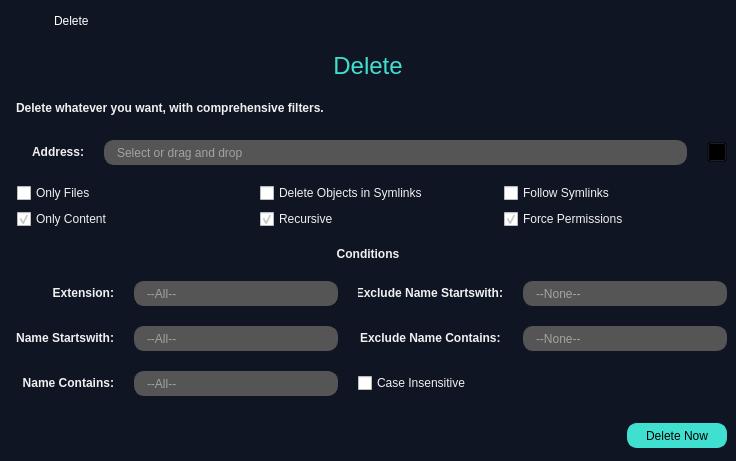
<?xml version="1.0" encoding="UTF-8"?>
<ui version="4.0">
 <class>MainWindow</class>
 <widget class="QMainWindow" name="MainWindow">
  <property name="geometry">
   <rect>
    <x>0</x>
    <y>0</y>
    <width>698</width>
    <height>461</height>
   </rect>
  </property>
  <property name="windowTitle">
   <string>DeleteWindow</string>
  </property>
  <property name="styleSheet">
   <string notr="true">QPushButton{
	background-color:transparent;
}

QLabel{
	color:#F0F0F0;
	font:bold;
}

QLineEdit{
	background-color:#555555;
	border:1px solid #555555;
	border-radius:10px;
	padding-left:10px;
	color:#F0F0F0;
}

QCheckBox{
	color:#F0F0F0;
}

QCheckBox::indicator:checked{
	image:url(&quot;:/yeniÖnek/fifsot_icons/checked_square.png&quot;);
	width:16px;
	height:16px;
}

QCheckBox::indicator:unchecked{
	image:url(&quot;:/yeniÖnek/fifsot_icons/square.png&quot;);
	width:16px;
	height:16px;
}

#delete_header{
	color:#40E0D0;
	font:24px;
	padding:0px;
}</string>
  </property>
  <widget class="QWidget" name="centralwidget">
   <property name="styleSheet">
    <string notr="true">#centralwidget{
	background-color:#101524;
}</string>
   </property>
   <layout class="QGridLayout" name="gridLayout_3">
    <property name="leftMargin">
     <number>0</number>
    </property>
    <property name="topMargin">
     <number>0</number>
    </property>
    <property name="rightMargin">
     <number>0</number>
    </property>
    <property name="bottomMargin">
     <number>0</number>
    </property>
    <item row="0" column="0">
     <widget class="QWidget" name="widget_frame" native="true">
      <property name="minimumSize">
       <size>
        <width>0</width>
        <height>42</height>
       </size>
      </property>
      <property name="maximumSize">
       <size>
        <width>16777215</width>
        <height>42</height>
       </size>
      </property>
      <property name="styleSheet">
       <string notr="true">QWidget[objectName=&quot;widget_frame&quot;]{
	background-color:#3B3B3B;
}

QPushButton{
	background-color:none;
	border-radius:0px;
}

QLabel{
	background-color:none;
	color:#FFFFFF;
}

#lbl_titlebar_text{
	font:12px;
}

#btn_close_window{
	icon:url(&quot;:/yeniÖnek/fifsot_icons/close_1_white.png&quot;);
}

#btn_close_window:hover{
	icon:url(&quot;:/yeniÖnek/fifsot_icons/close_1_red.png&quot;);
}

#btn_close_window:pressed{
	icon:url(&quot;:/yeniÖnek/fifsot_icons/close_1_white.png&quot;);
}</string>
      </property>
      <layout class="QHBoxLayout" name="horizontalLayout_7">
       <item>
        <widget class="QLabel" name="lbl_titlebar_icon">
         <property name="minimumSize">
          <size>
           <width>24</width>
           <height>24</height>
          </size>
         </property>
         <property name="maximumSize">
          <size>
           <width>24</width>
           <height>24</height>
          </size>
         </property>
         <property name="text">
          <string/>
         </property>
         <property name="pixmap">
          <pixmap resource="../deneme.qrc">:/yeniÖnek/fifsot_icons/F_Icon_1.png</pixmap>
         </property>
         <property name="scaledContents">
          <bool>true</bool>
         </property>
        </widget>
       </item>
       <item>
        <spacer name="horizontalSpacer_5">
         <property name="orientation">
          <enum>Qt::Horizontal</enum>
         </property>
         <property name="sizeType">
          <enum>QSizePolicy::Fixed</enum>
         </property>
         <property name="sizeHint" stdset="0">
          <size>
           <width>15</width>
           <height>20</height>
          </size>
         </property>
        </spacer>
       </item>
       <item>
        <widget class="QLabel" name="lbl_titlebar_text">
         <property name="minimumSize">
          <size>
           <width>0</width>
           <height>24</height>
          </size>
         </property>
         <property name="maximumSize">
          <size>
           <width>16777215</width>
           <height>24</height>
          </size>
         </property>
         <property name="text">
          <string>Delete</string>
         </property>
        </widget>
       </item>
       <item>
        <spacer name="horizontalSpacer_2">
         <property name="orientation">
          <enum>Qt::Horizontal</enum>
         </property>
         <property name="sizeHint" stdset="0">
          <size>
           <width>330</width>
           <height>20</height>
          </size>
         </property>
        </spacer>
       </item>
       <item>
        <widget class="QPushButton" name="btn_close_window">
         <property name="minimumSize">
          <size>
           <width>24</width>
           <height>24</height>
          </size>
         </property>
         <property name="maximumSize">
          <size>
           <width>24</width>
           <height>24</height>
          </size>
         </property>
         <property name="text">
          <string/>
         </property>
        </widget>
       </item>
      </layout>
     </widget>
    </item>
    <item row="1" column="0">
     <widget class="QLabel" name="delete_header">
      <property name="minimumSize">
       <size>
        <width>590</width>
        <height>35</height>
       </size>
      </property>
      <property name="font">
       <font>
        <pointsize>-1</pointsize>
        <weight>50</weight>
        <italic>false</italic>
        <bold>false</bold>
       </font>
      </property>
      <property name="text">
       <string>Delete</string>
      </property>
      <property name="alignment">
       <set>Qt::AlignCenter</set>
      </property>
     </widget>
    </item>
    <item row="2" column="0">
     <widget class="QLabel" name="delete_text">
      <property name="minimumSize">
       <size>
        <width>590</width>
        <height>25</height>
       </size>
      </property>
      <property name="text">
       <string>Delete whatever you want, with comprehensive filters.</string>
      </property>
      <property name="indent">
       <number>16</number>
      </property>
     </widget>
    </item>
    <item row="3" column="0">
     <widget class="QWidget" name="widget" native="true">
      <layout class="QGridLayout" name="gridLayout_2">
       <item row="0" column="0">
        <layout class="QVBoxLayout" name="verticalLayout">
         <property name="spacing">
          <number>20</number>
         </property>
         <item>
          <layout class="QHBoxLayout" name="horizontalLayout">
           <item>
            <widget class="QLabel" name="lbl_address">
             <property name="minimumSize">
              <size>
               <width>75</width>
               <height>20</height>
              </size>
             </property>
             <property name="maximumSize">
              <size>
               <width>75</width>
               <height>20</height>
              </size>
             </property>
             <property name="text">
              <string>Address:</string>
             </property>
             <property name="alignment">
              <set>Qt::AlignRight|Qt::AlignTrailing|Qt::AlignVCenter</set>
             </property>
            </widget>
           </item>
           <item>
            <widget class="QLineEdit" name="lineEdit_address">
             <property name="minimumSize">
              <size>
               <width>430</width>
               <height>25</height>
              </size>
             </property>
             <property name="placeholderText">
              <string>Select or drag and drop</string>
             </property>
             <property name="clearButtonEnabled">
              <bool>true</bool>
             </property>
            </widget>
           </item>
           <item>
            <widget class="QPushButton" name="btn_openDialog_address">
             <property name="minimumSize">
              <size>
               <width>20</width>
               <height>20</height>
              </size>
             </property>
             <property name="maximumSize">
              <size>
               <width>20</width>
               <height>20</height>
              </size>
             </property>
             <property name="text">
              <string/>
             </property>
             <property name="icon">
              <iconset resource="../deneme.qrc">
               <normaloff>:/yeniÖnek/fifsot_icons/open_file_dialog.png</normaloff>:/yeniÖnek/fifsot_icons/open_file_dialog.png</iconset>
             </property>
             <property name="iconSize">
              <size>
               <width>20</width>
               <height>20</height>
              </size>
             </property>
            </widget>
           </item>
          </layout>
         </item>
         <item>
          <layout class="QGridLayout" name="gridLayout">
           <property name="leftMargin">
            <number>8</number>
           </property>
           <property name="verticalSpacing">
            <number>10</number>
           </property>
           <item row="1" column="0">
            <widget class="QCheckBox" name="checkBox_onlyContent">
             <property name="minimumSize">
              <size>
               <width>0</width>
               <height>16</height>
              </size>
             </property>
             <property name="maximumSize">
              <size>
               <width>16777215</width>
               <height>16</height>
              </size>
             </property>
             <property name="text">
              <string>Only Content</string>
             </property>
             <property name="checked">
              <bool>true</bool>
             </property>
            </widget>
           </item>
           <item row="0" column="1">
            <widget class="QCheckBox" name="checkBox_deleteObjectsInSymlinks">
             <property name="minimumSize">
              <size>
               <width>0</width>
               <height>16</height>
              </size>
             </property>
             <property name="maximumSize">
              <size>
               <width>16777215</width>
               <height>16</height>
              </size>
             </property>
             <property name="text">
              <string>Delete Objects in Symlinks</string>
             </property>
            </widget>
           </item>
           <item row="0" column="2">
            <widget class="QCheckBox" name="checkBox_followSymlinks">
             <property name="minimumSize">
              <size>
               <width>0</width>
               <height>16</height>
              </size>
             </property>
             <property name="maximumSize">
              <size>
               <width>16777215</width>
               <height>16</height>
              </size>
             </property>
             <property name="text">
              <string>Follow Symlinks</string>
             </property>
            </widget>
           </item>
           <item row="1" column="1">
            <widget class="QCheckBox" name="checkBox_recursive">
             <property name="minimumSize">
              <size>
               <width>0</width>
               <height>16</height>
              </size>
             </property>
             <property name="maximumSize">
              <size>
               <width>16777215</width>
               <height>16</height>
              </size>
             </property>
             <property name="text">
              <string>Recursive</string>
             </property>
             <property name="checked">
              <bool>true</bool>
             </property>
            </widget>
           </item>
           <item row="0" column="0">
            <widget class="QCheckBox" name="checkBox_onlyFiles">
             <property name="minimumSize">
              <size>
               <width>0</width>
               <height>16</height>
              </size>
             </property>
             <property name="maximumSize">
              <size>
               <width>16777215</width>
               <height>16</height>
              </size>
             </property>
             <property name="text">
              <string>Only Files</string>
             </property>
             <property name="iconSize">
              <size>
               <width>16</width>
               <height>16</height>
              </size>
             </property>
            </widget>
           </item>
           <item row="1" column="2">
            <widget class="QCheckBox" name="checkBox_forcePermission">
             <property name="minimumSize">
              <size>
               <width>0</width>
               <height>16</height>
              </size>
             </property>
             <property name="maximumSize">
              <size>
               <width>16777215</width>
               <height>16</height>
              </size>
             </property>
             <property name="text">
              <string>Force Permissions</string>
             </property>
             <property name="checked">
              <bool>true</bool>
             </property>
            </widget>
           </item>
          </layout>
         </item>
         <item>
          <widget class="QLabel" name="lbl_conditions">
           <property name="text">
            <string>Conditions</string>
           </property>
           <property name="alignment">
            <set>Qt::AlignCenter</set>
           </property>
          </widget>
         </item>
         <item>
          <layout class="QHBoxLayout" name="horizontalLayout_3">
           <item>
            <widget class="QLabel" name="lbl_extension">
             <property name="minimumSize">
              <size>
               <width>105</width>
               <height>20</height>
              </size>
             </property>
             <property name="maximumSize">
              <size>
               <width>16777215</width>
               <height>20</height>
              </size>
             </property>
             <property name="text">
              <string>Extension:</string>
             </property>
             <property name="alignment">
              <set>Qt::AlignRight|Qt::AlignTrailing|Qt::AlignVCenter</set>
             </property>
            </widget>
           </item>
           <item>
            <widget class="QLineEdit" name="lineEdit_extension">
             <property name="minimumSize">
              <size>
               <width>204</width>
               <height>25</height>
              </size>
             </property>
             <property name="maximumSize">
              <size>
               <width>16777215</width>
               <height>25</height>
              </size>
             </property>
             <property name="placeholderText">
              <string>--All--</string>
             </property>
             <property name="clearButtonEnabled">
              <bool>true</bool>
             </property>
            </widget>
           </item>
           <item>
            <widget class="QLabel" name="lbl_excludeNameStartswith">
             <property name="minimumSize">
              <size>
               <width>145</width>
               <height>20</height>
              </size>
             </property>
             <property name="maximumSize">
              <size>
               <width>16777215</width>
               <height>20</height>
              </size>
             </property>
             <property name="text">
              <string>Exclude Name Startswith:</string>
             </property>
             <property name="alignment">
              <set>Qt::AlignRight|Qt::AlignTrailing|Qt::AlignVCenter</set>
             </property>
            </widget>
           </item>
           <item>
            <widget class="QLineEdit" name="lineEdit_excludeNameStartswith">
             <property name="minimumSize">
              <size>
               <width>204</width>
               <height>25</height>
              </size>
             </property>
             <property name="maximumSize">
              <size>
               <width>16777215</width>
               <height>25</height>
              </size>
             </property>
             <property name="placeholderText">
              <string>--None--</string>
             </property>
             <property name="clearButtonEnabled">
              <bool>true</bool>
             </property>
            </widget>
           </item>
          </layout>
         </item>
         <item>
          <layout class="QHBoxLayout" name="horizontalLayout_4">
           <item>
            <widget class="QLabel" name="lbl_nameStartswith">
             <property name="minimumSize">
              <size>
               <width>105</width>
               <height>20</height>
              </size>
             </property>
             <property name="maximumSize">
              <size>
               <width>16777215</width>
               <height>20</height>
              </size>
             </property>
             <property name="text">
              <string>Name Startswith:</string>
             </property>
             <property name="alignment">
              <set>Qt::AlignRight|Qt::AlignTrailing|Qt::AlignVCenter</set>
             </property>
            </widget>
           </item>
           <item>
            <widget class="QLineEdit" name="lineEdit_nameStartswith">
             <property name="minimumSize">
              <size>
               <width>204</width>
               <height>25</height>
              </size>
             </property>
             <property name="maximumSize">
              <size>
               <width>16777215</width>
               <height>25</height>
              </size>
             </property>
             <property name="placeholderText">
              <string>--All--</string>
             </property>
             <property name="clearButtonEnabled">
              <bool>true</bool>
             </property>
            </widget>
           </item>
           <item>
            <widget class="QLabel" name="lbl_excludeNameContains">
             <property name="minimumSize">
              <size>
               <width>145</width>
               <height>20</height>
              </size>
             </property>
             <property name="maximumSize">
              <size>
               <width>16777215</width>
               <height>20</height>
              </size>
             </property>
             <property name="text">
              <string>Exclude Name Contains:</string>
             </property>
             <property name="alignment">
              <set>Qt::AlignLeading|Qt::AlignLeft|Qt::AlignVCenter</set>
             </property>
             <property name="indent">
              <number>2</number>
             </property>
            </widget>
           </item>
           <item>
            <widget class="QLineEdit" name="lineEdit_excludeNameContains">
             <property name="minimumSize">
              <size>
               <width>204</width>
               <height>25</height>
              </size>
             </property>
             <property name="maximumSize">
              <size>
               <width>16777215</width>
               <height>25</height>
              </size>
             </property>
             <property name="placeholderText">
              <string>--None--</string>
             </property>
             <property name="clearButtonEnabled">
              <bool>true</bool>
             </property>
            </widget>
           </item>
          </layout>
         </item>
         <item>
          <layout class="QHBoxLayout" name="horizontalLayout_5">
           <item>
            <widget class="QLabel" name="lbl_nameContains">
             <property name="minimumSize">
              <size>
               <width>105</width>
               <height>20</height>
              </size>
             </property>
             <property name="maximumSize">
              <size>
               <width>16777215</width>
               <height>20</height>
              </size>
             </property>
             <property name="text">
              <string>Name Contains:</string>
             </property>
             <property name="alignment">
              <set>Qt::AlignRight|Qt::AlignTrailing|Qt::AlignVCenter</set>
             </property>
            </widget>
           </item>
           <item>
            <widget class="QLineEdit" name="lineEdit_nameContains">
             <property name="minimumSize">
              <size>
               <width>204</width>
               <height>25</height>
              </size>
             </property>
             <property name="maximumSize">
              <size>
               <width>204</width>
               <height>25</height>
              </size>
             </property>
             <property name="placeholderText">
              <string>--All--</string>
             </property>
             <property name="clearButtonEnabled">
              <bool>true</bool>
             </property>
            </widget>
           </item>
           <item>
            <widget class="QCheckBox" name="checkBox_caseInsensitive">
             <property name="minimumSize">
              <size>
               <width>0</width>
               <height>20</height>
              </size>
             </property>
             <property name="maximumSize">
              <size>
               <width>16777215</width>
               <height>20</height>
              </size>
             </property>
             <property name="text">
              <string>Case Insensitive</string>
             </property>
            </widget>
           </item>
           <item>
            <spacer name="horizontalSpacer">
             <property name="orientation">
              <enum>Qt::Horizontal</enum>
             </property>
             <property name="sizeHint" stdset="0">
              <size>
               <width>40</width>
               <height>20</height>
              </size>
             </property>
            </spacer>
           </item>
          </layout>
         </item>
        </layout>
       </item>
      </layout>
     </widget>
    </item>
    <item row="4" column="0">
     <widget class="QWidget" name="widget_btn_container" native="true">
      <property name="minimumSize">
       <size>
        <width>430</width>
        <height>50</height>
       </size>
      </property>
      <property name="styleSheet">
       <string notr="true">QWidget[objectName=&quot;widget_btn_container&quot;]{
	background-color:#3B3B3B;
}

QPushButton{
	background-color:#40E0D0;
	border:2px solid #40E0D0;
	border-radius:10px;
}

QPushButton:hover{
	border:2px solid #2BA699;
}

QPushButton:pressed{
	color:#555555;
}</string>
      </property>
      <layout class="QHBoxLayout" name="horizontalLayout_6">
       <item>
        <spacer name="horizontalSpacer_3">
         <property name="orientation">
          <enum>Qt::Horizontal</enum>
         </property>
         <property name="sizeHint" stdset="0">
          <size>
           <width>303</width>
           <height>20</height>
          </size>
         </property>
        </spacer>
       </item>
       <item>
        <widget class="QPushButton" name="btn_delete">
         <property name="minimumSize">
          <size>
           <width>100</width>
           <height>25</height>
          </size>
         </property>
         <property name="maximumSize">
          <size>
           <width>100</width>
           <height>25</height>
          </size>
         </property>
         <property name="text">
          <string>Delete Now</string>
         </property>
        </widget>
       </item>
      </layout>
     </widget>
    </item>
   </layout>
  </widget>
 </widget>
 <resources>
  <include location="../deneme.qrc"/>
  <include location="../../anaconda3/Library/deneme.qrc"/>
 </resources>
 <connections/>
</ui>
